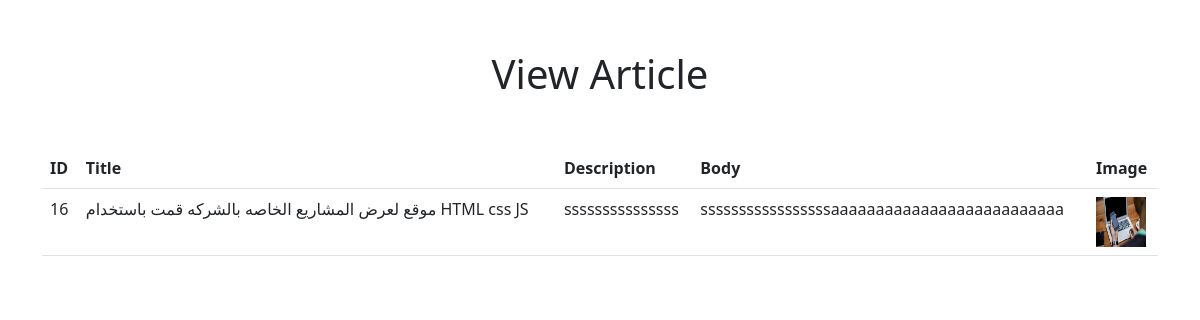
Screenshot of /view.php?id=16 with the database file from the repository.
### tables this page shows
CREATE TABLE `articles` (
  `id` int(11) NOT NULL,
  `title` varchar(255) NOT NULL,
  `description` varchar(255) NOT NULL,
  `image` varchar(255) NOT NULL,
  `creation-date` date DEFAULT current_timestamp(),
  `body` varchar(255) NOT NULL,
  `user_id` int(11) DEFAULT NULL
);

### view.php (the view, shortened to what this page needs)
<!DOCTYPE html>
<html lang="en">
<head>
    <link href="https://cdn.jsdelivr.net/npm/bootstrap@5.2.0-beta1/dist/css/bootstrap.min.css" rel="stylesheet"
>
</head>
<body>
    <section>
        <h1 style="text-align: center;margin: 50px 0;">View Article</h1>
        <div class="container">
            <?php
                require_once "conn.php";
                $sql_query = "SELECT * FROM articles WHERE id = ".$_GET["id"];
                if ($result = $conn ->query($sql_query)) {
                    while ($row = $result -> fetch_assoc()) {
                        $id = $row['id'];
                        $title = $row['title'];
                        $description = $row['description'];
                        $body = $row['body'];
                        $image = $row['image'];
                    }
                }
            ?>
    <div class="container">
	<div class="row">
		<table class="table">
			<tr>
				<th>ID</th>
				<th>Title</th>
				<th>Description</th>
				<th>Body</th>
				<th>Image</th>
			</tr>
			<tr>
				<td><?php echo $id; ?></td>
				<td><?php echo $title; ?></td>
				<td><?php echo $description; ?></td>
				<td><?php echo $body; ?></td>
				<td><img src="./images/<?php echo $image; ?> " width="50" height="50" ></td>
			</tr>
		</table>
    </div>
        </div>
    </section>
</body>
</html>

### rows the page displays
articles: id "16", title "موقع لعرض المشاريع الخاصه بالشركه قمت باستخدام HTML css JS", description "sssssssssssssss", body "sssssssssssssssssaaaaaaaaaaaaaaaaaaaaaaaaaa", image (picture)
